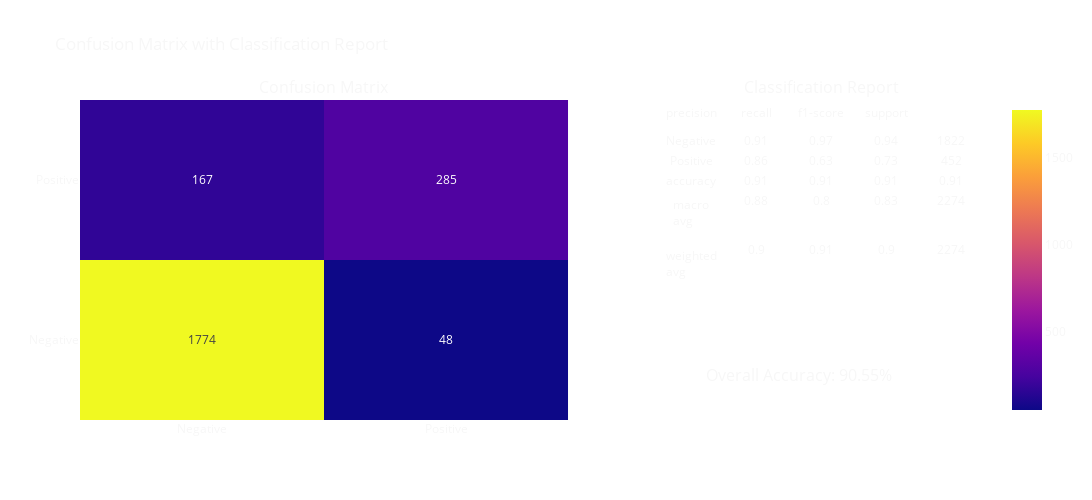

The code cell stored with this chart in its notebook:
### Markdown cell above
#### N-Gram LASSO

### Code cell
# 'liblinear' is a good choice for small datasets, while 'saga' is faster for larger ones
model = LogisticRegression(penalty='l1', solver='saga', random_state=42, max_iter= 20000)

# Fit the model
model.fit(X_train, y_train)

# Predict on the test set
y_pred = model.predict(X_test)

# Evaluate the model
cm = confusion_matrix(y_test, y_pred)
plot_confusion_matrix_with_classification_report(cm, ["Negative", "Positive"], y_test, y_pred)

### Figure 1 — Plotly figure (JSON) as saved in the notebook; plotly's stock layout.template omitted (floating-point values rounded to 4 significant figures)
{"data": [{"showscale": true, "text": [[1774, 48], [167, 285]], "textfont": {"size": 12}, "texttemplate": "%{text}", "type": "heatmap", "x": ["Negative", "Positive"], "xaxis": "x", "y": ["Negative", "Positive"], "yaxis": "y", "z": [[1774, 48], [167, 285]]}, {"cells": {"fill": {"color": "rgba(0,0,0,0)"}, "values": [["Negative", "Positive", "accuracy", "macro avg", "weighted avg"], [0.91, 0.86, 0.91, 0.88, 0.9], [0.97, 0.63, 0.91, 0.8, 0.91], [0.94, 0.73, 0.91, 0.83, 0.9], [1822, 452, 0.91, 2274, 2274]]}, "domain": {"x": [0.64, 1], "y": [0, 1]}, "header": {"fill": {"color": "rgba(0,0,0,0)"}, "values": ["precision", "recall", "f1-score", "support"]}, "type": "table"}], "layout": {"annotations": [{"font": {"size": 16}, "showarrow": false, "text": "Confusion Matrix", "x": 0.27, "xanchor": "center", "xref": "paper", "y": 1, "yanchor": "bottom", "yref": "paper"}, {"font": {"size": 16}, "showarrow": false, "text": "Classification Report", "x": 0.82, "xanchor": "center", "xref": "paper", "y": 1, "yanchor": "bottom", "yref": "paper"}, {"font": {"color": "rgba(247, 247, 247, 1)", "size": 16}, "showarrow": false, "text": "Overall Accuracy: 90.55%", "x": 0.9, "xref": "paper", "y": 0.1, "yref": "paper"}], "font": {"color": "rgba(247, 247, 247, 1)"}, "height": 500, "paper_bgcolor": "rgba(0,0,0,0)", "title": {"text": "Confusion Matrix with Classification Report"}, "width": 1200, "xaxis": {"anchor": "y", "domain": [0, 0.54]}, "yaxis": {"anchor": "x", "domain": [0, 1]}}}
